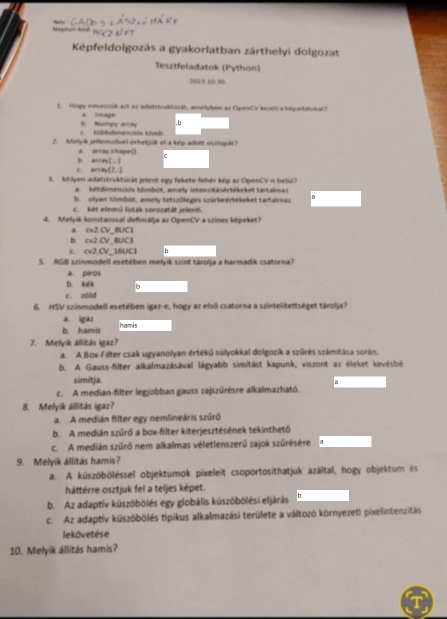
#> input picture 1.kidolg.png, 894 x 1237 px, given in place of virág.JPG, which was not available (shown at 1/2 size)
$ python zh2.py
#> lines starting #> are read from the running program, lines starting #| are printed output that depends on the picture; after the words box and inside, x2 and y2 are one past the last pixel; in counts of white or black regions, pixels touching at a corner belong together; pictures that were not available may be replaced by others from this repository, and a replacement may not be noted
import cv2
import numpy as np
import random

# képmanipulációs rész implementálása

## A program a felhasználótól bekéri a kép teljes elérési útvonalát
# path = input('Kép elérési útvonala: ')
path = "./img/virág.JPG"
img = cv2.imread(path, cv2.IMREAD_COLOR)
#> img is the input picture: shape (1237, 894, 3); mean B, G, R 162.3, 167.1, 178.1
img = cv2.resize(img, (0, 0), fx=0.2, fy=0.2) #downscale
#> img: shape (247, 179, 3)
cv2.imshow('Original', img)

## A program bekér a felhasználótól egy küszöbértéket, és a küszöbölést* követően első lépésként kimaszkolja azokat a részeket a szerkesztendő képről, amelyek az alábbi kritériumnak megfelelnek
# threshold = int(input('Küszöbérték: '))
threshold = 80
temp = cv2.cvtColor(img, cv2.COLOR_BGR2HSV)
#> temp: shape (247, 179, 3); mean H, S, V 9.2, 24.2, 178.5
h, s, v = cv2.split(temp)
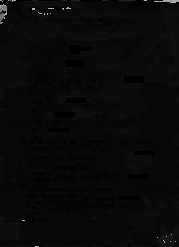
#> h: shape (247, 179); min 0, max 177, mean 9.2
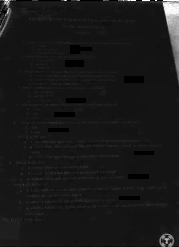
#> s: shape (247, 179); min 0, max 255, mean 24.2
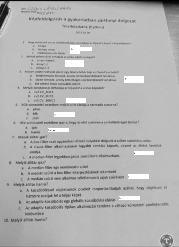
#> v: shape (247, 179); min 0, max 255, mean 178.5
ret, mask = cv2.threshold(h, threshold, 255, cv2.THRESH_BINARY)
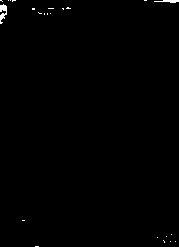
#> mask: shape (247, 179); 0.43% white; 23 white regions (21 under 20 px), largest, box (x1, y1, x2, y2) and area: (0, 4, 7, 24) 82, (154, 0, 179, 3) 47
#> ret = 80
mask = mask == 255

## Az adott pixelérték színértéke a küszöbérték kétszeresét nem haladja meg,
m1 = h < threshold * 2
#> m1: shape (247, 179) bool; 99.7% white; black in thin lines or dots

## Az adott pixelérték szaturációs értéke a 50 és 170-as sávba
m2 = (s > 50) & (s < 170)
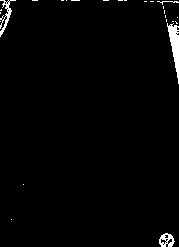
#> m2: shape (247, 179) bool; 1.7% white; 25 white regions (21 under 20 px), largest, box (x1, y1, x2, y2) and area: (167, 23, 179, 84) 345, (0, 0, 16, 37) 161, (159, 233, 175, 247) 129, (157, 1, 179, 5) 28

## Az adott pixelérték világossági értéke a 100 és 200-as sávba esik.
m3 = (v > 100) & (v < 200)
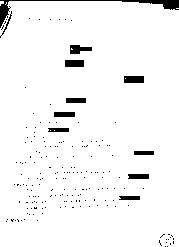
#> m3: shape (247, 179) bool; 96% white; 187 black regions (176 under 20 px), largest, box (x1, y1, x2, y2) and area: (0, 0, 179, 28) 539, (124, 76, 144, 83) 139, (70, 45, 92, 54) 135

mask = mask & m1 & m2 & m3
#> mask: shape (247, 179) bool; every value is 0

## Fontos rész, hogy a maszkolás mellett ezeket a pixeleknek az indexeit is tárolja a program tetszőlegesen megválasztott adatstruktúrában (tömb, verem, stb.)
indexes = []
for i in range(len(mask)):
    for j in range(len(mask[i])):
        if mask[i][j]:
            indexes.append((i, j))
#> after the loop, indexes = []

## A program csak a maszkolt részek felét hagyja meg véletlenszerűen az eredeti képen, a többi részt törli az eredeti szerkesztendő képről, majd ezt követően eltünteti a megmaradt apróbb hibákat a felhasználó által megadott méret** szerint.

to_be_removed = []
for i in range(len(indexes)):
    if random.choice([True, False]):
        to_be_removed.append(indexes[i])
#> this loop made 0 passes
#> after the loop, to_be_removed = []

for i in range(len(to_be_removed)):
    img[to_be_removed[i][0]][to_be_removed[i][1]] = [0, 0, 0]

cv2.imshow('Masked', img)

## ő javitáshoz valami erode dilate-et használ, azt se tudom az mi a tököm szal maradunk a homályosításnál
img = cv2.medianBlur(img, 11)
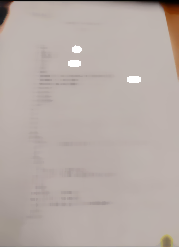
#> img: shape (247, 179, 3); mean B, G, R 166.1, 171.1, 182.2

## A program a törölt képrészeket feltölti a felhasználó által megadott háttérszín értékeivel
# r = int(input('Red: '))
# g = int(input('Green: '))
# b = int(input('Blue: '))
r = 255
g = 0
b = 0

red_image = np.zeros((255, 255, 3), dtype=np.uint8)
red_image[:, :, 0] = r
red_image[:, :, 1] = g
red_image[:, :, 2] = b

nys = np.zeros((255, 255), dtype=np.uint8)
for i in range(255):
    for j in range(255):
        nys[i][j] = True
print(nys.shape)
print(red_image.shape)
#> (the run stopped early here; a loop or call above may not have finished)
